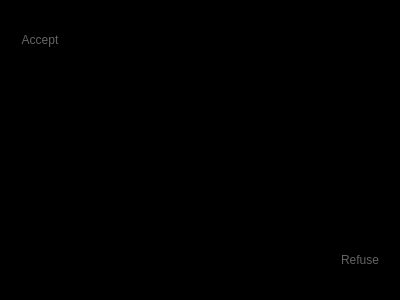
<?xml version="1.0" encoding="UTF-8"?>
<ui version="4.0">
 <class>Invitation</class>
 <widget class="QWidget" name="Invitation">
  <property name="windowModality">
   <enum>Qt::ApplicationModal</enum>
  </property>
  <property name="geometry">
   <rect>
    <x>0</x>
    <y>0</y>
    <width>400</width>
    <height>300</height>
   </rect>
  </property>
  <property name="minimumSize">
   <size>
    <width>400</width>
    <height>300</height>
   </size>
  </property>
  <property name="maximumSize">
   <size>
    <width>400</width>
    <height>300</height>
   </size>
  </property>
  <property name="sizeIncrement">
   <size>
    <width>400</width>
    <height>300</height>
   </size>
  </property>
  <property name="baseSize">
   <size>
    <width>400</width>
    <height>300</height>
   </size>
  </property>
  <property name="windowTitle">
   <string>Invitation</string>
  </property>
  <property name="windowIcon">
   <iconset>
    <normaloff>../Images/Go.ico</normaloff>
    <normalon>../Images/Go.ico</normalon>
    <disabledoff>../Images/Go.ico</disabledoff>
    <disabledon>../Images/Go.ico</disabledon>
    <activeoff>../Images/Go.ico</activeoff>
    <activeon>../Images/Go.ico</activeon>
    <selectedoff>../Images/Go.ico</selectedoff>
    <selectedon>../Images/Go.ico</selectedon>../Images/Go.ico</iconset>
  </property>
  <property name="styleSheet">
   <string notr="true">background-color: rgb(0, 0, 0);</string>
  </property>
  <widget class="QPushButton" name="pushButton_Accept">
   <property name="geometry">
    <rect>
     <x>0</x>
     <y>0</y>
     <width>80</width>
     <height>80</height>
    </rect>
   </property>
   <property name="styleSheet">
    <string notr="true">color: rgb(100, 100, 100);</string>
   </property>
   <property name="text">
    <string>Accept</string>
   </property>
   <property name="flat">
    <bool>true</bool>
   </property>
  </widget>
  <widget class="QPushButton" name="pushButton_Refuse">
   <property name="geometry">
    <rect>
     <x>320</x>
     <y>220</y>
     <width>80</width>
     <height>80</height>
    </rect>
   </property>
   <property name="styleSheet">
    <string notr="true">color: rgb(100, 100, 100);</string>
   </property>
   <property name="text">
    <string>Refuse</string>
   </property>
   <property name="autoDefault">
    <bool>false</bool>
   </property>
   <property name="flat">
    <bool>true</bool>
   </property>
  </widget>
 </widget>
 <resources/>
 <connections/>
</ui>
